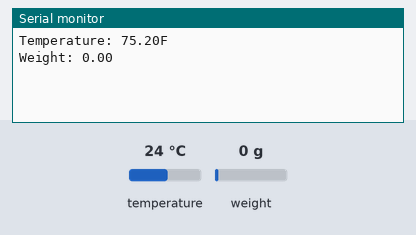
The sketch below on a simulated ESP32. On the bench: the last lines printed to the serial monitor. Inputs (shaded band) come from the test bench; at power-on: temperature 24 °C, weight on the scale 0 g.

Above: at 1.6 s.
1.7 s: temperature set to 12 °C
7.1 s: weight on the scale set to 100 g
At 7.1 s:
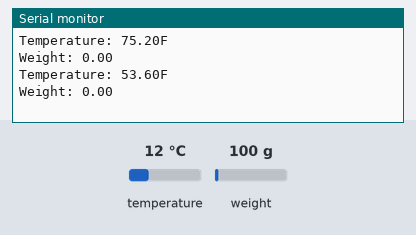
12.5 s: temperature set to 19 °C
At 14.1 s:
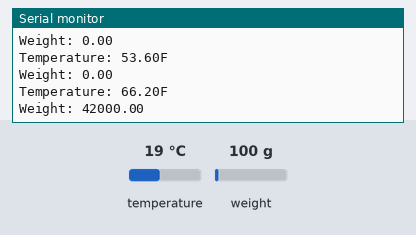
17.9 s: weight on the scale set to 1250 g
At 19.6 s:
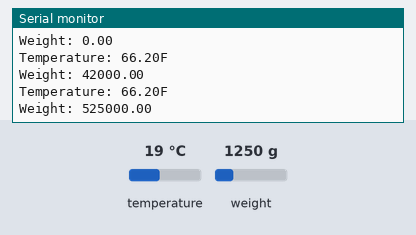
Timing chart, 0 to 21.1 s (numbered marks = the images above; inputs shaded):
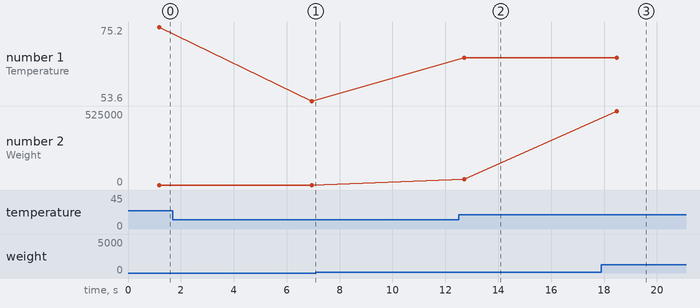

Measured:
- after the input at 12.5 s, the serial monitor: prints a new line after 0.22 s (image 2)
- after the input at 17.9 s, the serial monitor: prints a new line after 0.58 s (image 3)
- plotted number 1: 75.2 → 53.6 after the input at 1.7 s, 53.6 → 66.2 after the input at 12.5 s
- plotted number 2: 42000 → 525000 after the input at 17.9 s

The sketch:

esp32-tilleytap.ino
```cpp
#include <OneWire.h>
#include <DallasTemperature.h>
#include <HX711_ADC.h>

const int TEMPERATURE_DATA_PIN = 4;
const int WEIGHT_DATA_PIN = 5;
const int WEIGHT_SCK_PIN = 18;

OneWire oneWire(TEMPERATURE_DATA_PIN);
DallasTemperature temperatureClient(&oneWire);
HX711_ADC weightClient(WEIGHT_DATA_PIN, WEIGHT_SCK_PIN);

void setup() {
  Serial.begin(115200);

  temperatureClient.begin();

  weightClient.begin();
  weightClient.start(10);
}

void loop() {
  // get temperature reading
  temperatureClient.requestTemperatures();
  float tempF = temperatureClient.getTempFByIndex(0);

  // get weight reading
  weightClient.update();
  float weight = weightClient.getData();

  //print the results
  Serial.print("Temperature: ");
  Serial.print(tempF);
  Serial.println("F");

  Serial.print("Weight: ");
  Serial.println(weight);

  delay(5000);
}
```
